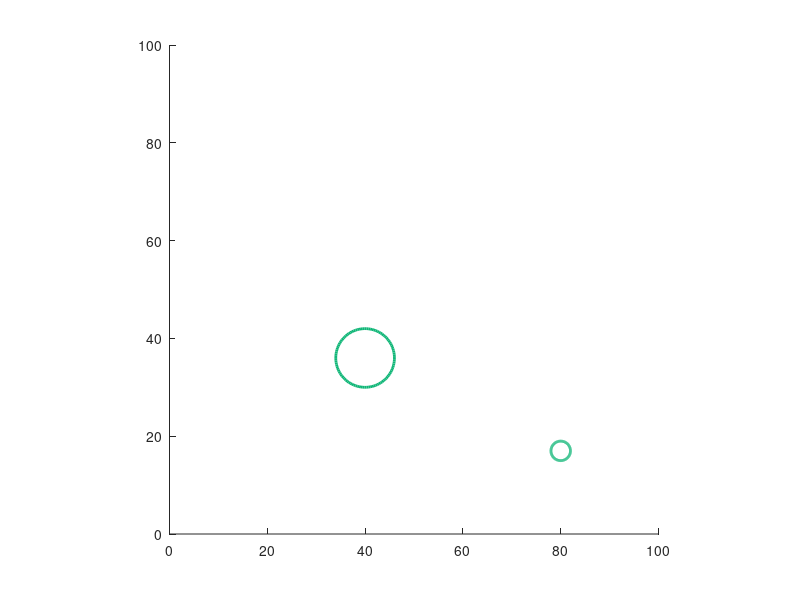

This figure's MATLAB source:
function gravity_proto()
	posm = [[7, 3]; [8, 3]];
	disp(posm);
	disp(mean(posm, 2));

	body = [1, 1, 2, [0, 0, 1]];
	disp(body);

	clf('reset');
	graphAxes = axes('PlotBoxAspectRatio', [1, 1, 1]);
	axis([0, 100, 0, 100]);
	% Generate a random RGB triplet
	randColour = rand(1, 3);

	% Display a circle using that triplet
	viscircles(graphAxes, [40, 36; 80, 17], [6, 2], 'Color', randColour);
	disp(randColour);
end

function circle(x, y, r, spec, colour)
	angle = 0 : 0.01 : 2*pi;
	xPlot = r * cos(angle);
	yPlot = r * sin(angle);
	
	plot(x + xPlot, y + yPlot, spec, 'Color', colour);
end